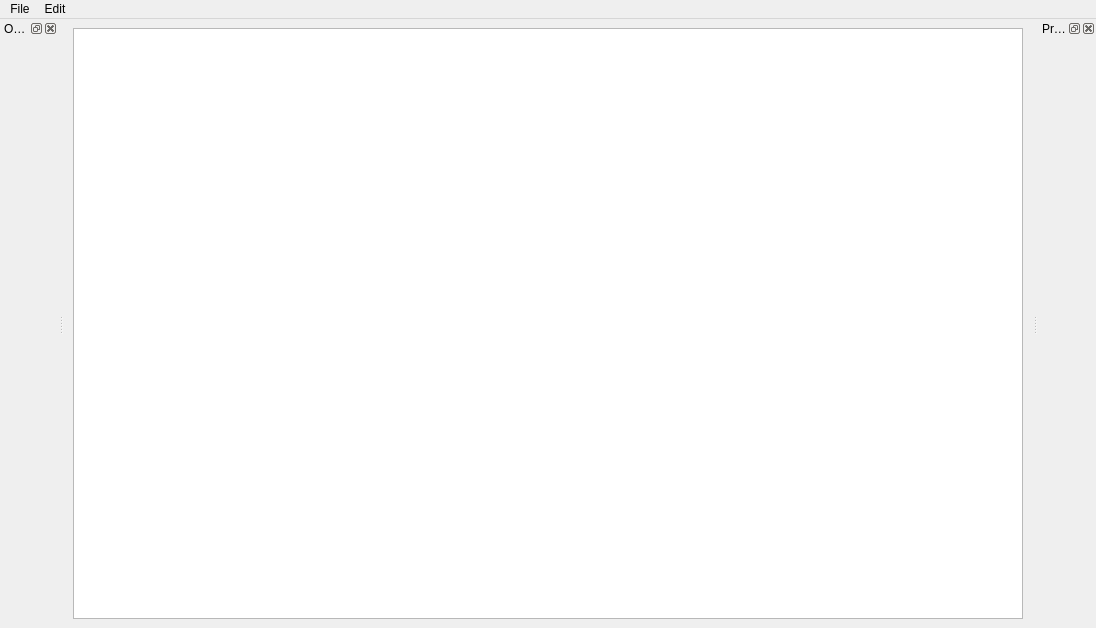
<?xml version="1.0" encoding="UTF-8"?>
<ui version="4.0">
 <class>UIMaker2</class>
 <widget class="QMainWindow" name="UIMaker2">
  <property name="geometry">
   <rect>
    <x>0</x>
    <y>0</y>
    <width>1096</width>
    <height>628</height>
   </rect>
  </property>
  <property name="windowTitle">
   <string>UIMaker2</string>
  </property>
  <property name="windowIcon">
   <iconset>
    <normaloff>C:/Users/bkmcm/Documents/Models/UIMakerIcon.png</normaloff>C:/Users/bkmcm/Documents/Models/UIMakerIcon.png</iconset>
  </property>
  <widget class="QWidget" name="Grid">
   <layout class="QGridLayout" name="gridLayout">
    <item row="0" column="0">
     <widget class="QGraphicsView" name="graphicsView"/>
    </item>
   </layout>
  </widget>
  <widget class="QMenuBar" name="MenuBar">
   <property name="geometry">
    <rect>
     <x>0</x>
     <y>0</y>
     <width>1096</width>
     <height>20</height>
    </rect>
   </property>
   <widget class="QMenu" name="MenuFile">
    <property name="title">
     <string>File</string>
    </property>
    <addaction name="ActionNew"/>
    <addaction name="ActionLoad"/>
    <addaction name="ActionExport"/>
   </widget>
   <widget class="QMenu" name="MenuEdit">
    <property name="title">
     <string>Edit</string>
    </property>
    <addaction name="ActionAddImage"/>
    <addaction name="ActionAddButton"/>
    <addaction name="ActionAddText"/>
   </widget>
   <addaction name="MenuFile"/>
   <addaction name="MenuEdit"/>
  </widget>
  <widget class="QDockWidget" name="ObjectHierarchy">
   <property name="sizePolicy">
    <sizepolicy hsizetype="Expanding" vsizetype="Expanding">
     <horstretch>0</horstretch>
     <verstretch>0</verstretch>
    </sizepolicy>
   </property>
   <property name="windowTitle">
    <string>Object Hierarchy</string>
   </property>
   <attribute name="dockWidgetArea">
    <number>1</number>
   </attribute>
   <widget class="QWidget" name="ObjectHierarchyContents"/>
  </widget>
  <widget class="QDockWidget" name="PropertyEditor">
   <property name="sizePolicy">
    <sizepolicy hsizetype="Expanding" vsizetype="Expanding">
     <horstretch>0</horstretch>
     <verstretch>0</verstretch>
    </sizepolicy>
   </property>
   <property name="windowTitle">
    <string>Property Editor</string>
   </property>
   <attribute name="dockWidgetArea">
    <number>2</number>
   </attribute>
   <widget class="QWidget" name="PropertyEditorContents"/>
  </widget>
  <action name="ActionNew">
   <property name="text">
    <string>New...</string>
   </property>
  </action>
  <action name="ActionLoad">
   <property name="text">
    <string>Load...</string>
   </property>
  </action>
  <action name="actionProperties">
   <property name="text">
    <string>Properties</string>
   </property>
  </action>
  <action name="ActionMove">
   <property name="text">
    <string>Move</string>
   </property>
  </action>
  <action name="ActionScale">
   <property name="text">
    <string>Scale...</string>
   </property>
  </action>
  <action name="ActionRotate">
   <property name="text">
    <string>Rotate</string>
   </property>
  </action>
  <action name="ActionUndo">
   <property name="text">
    <string>Undo</string>
   </property>
  </action>
  <action name="ActionRedo">
   <property name="text">
    <string>Redo</string>
   </property>
  </action>
  <action name="ActionAddImage">
   <property name="text">
    <string>Add Image...</string>
   </property>
  </action>
  <action name="ActionAddButton">
   <property name="text">
    <string>Add Button...</string>
   </property>
  </action>
  <action name="ActionAddText">
   <property name="text">
    <string>Add Text</string>
   </property>
  </action>
  <action name="ActionExport">
   <property name="text">
    <string>Export</string>
   </property>
  </action>
 </widget>
 <resources/>
 <connections/>
</ui>
